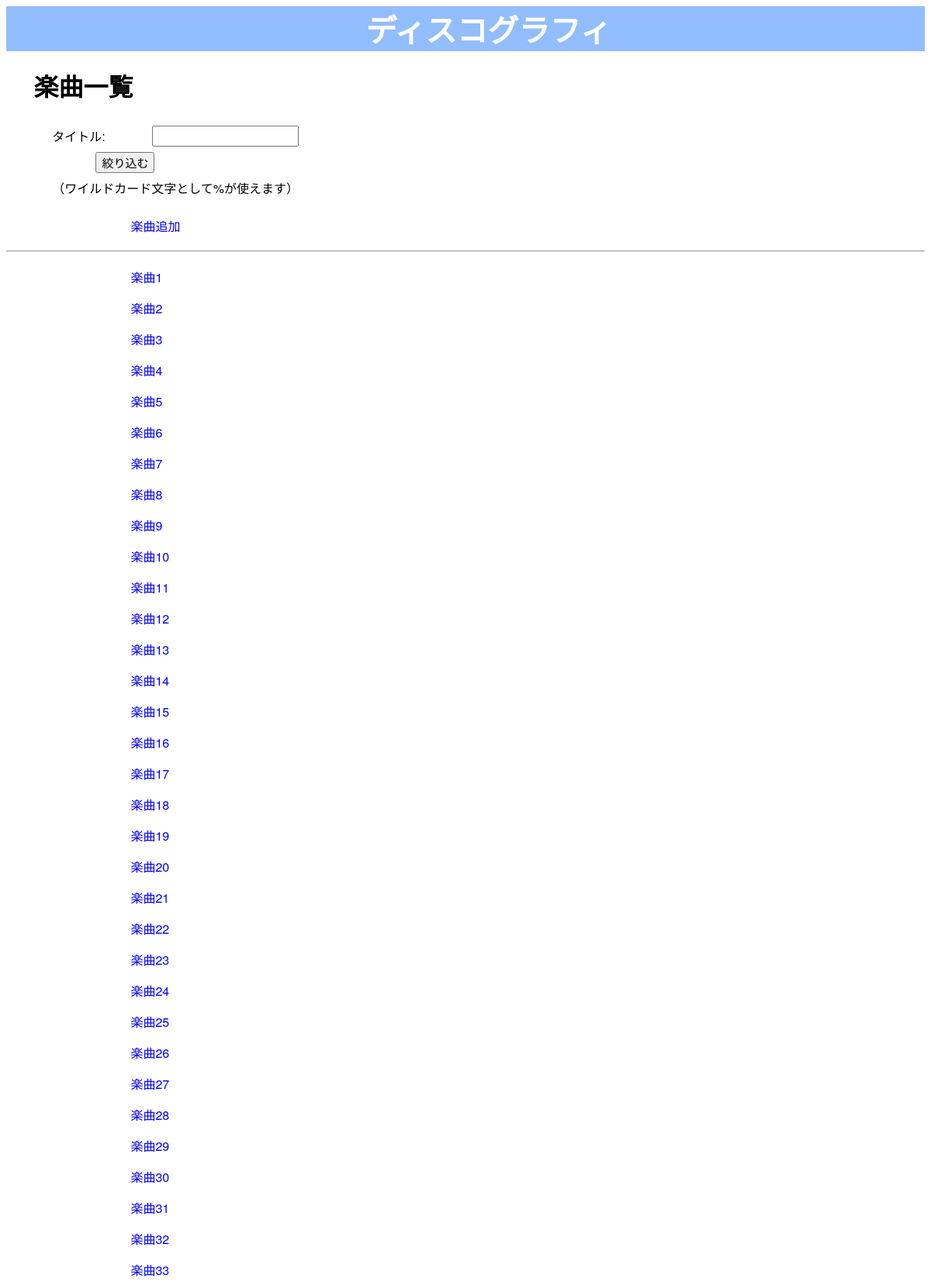
Screenshot of /songs (upper part) with the database file from the repository.
### tables this page shows
CREATE TABLE songs (
	id INTEGER,
	title VARCHAR,
	PRIMARY KEY (id)
);

### app.py (the view)
@app.route('/songs')
def songs() -> str:
    cur = get_db().cursor()
    songs = cur.execute('SELECT * FROM songs').fetchall()
    return render_template('songs.html', songs=songs)

### app.py (called while the page is built)
def get_db() -> sqlite3.Connection:
    db = getattr(g, '_database', None)
    if db is None:
        db = g._database = sqlite3.connect(DATABASE)
        db.execute('PRAGMA foreign_keys = ON')  # 外部キー制約を有効化
        db.row_factory = sqlite3.Row  # カラム名でアクセスできるよう設定変更
    return db

@app.teardown_appcontext
def close_connection(exception: Optional[BaseException]) -> None:
    db = getattr(g, '_database', None)
    if db is not None:
        db.close()

### templates/songs.html (shortened to what this page needs)
<html lang="ja">
  <head>
    <link rel="stylesheet" href="{{ url_for('static', filename='style.css')}}"/>
    <header>
      <h1><a href="{{url_for('index')}}">ディスコグラフィ</a></h1>
    </header>
  </head>
  <body>
    <h1>楽曲一覧</h1>
      <p>
        <form method="POST" action="{{url_for('songs_filtered')}}">
          タイトル: <input type="text" name="title_filter" value="{{ request.form.title_filter or '' }}" or ""><br>
          <input type="submit" value="絞り込む"><br>
          （ワイルドカード文字として%が使えます）
        </form>
      </p>
      <p>
        <a href="{{url_for('song_add')}}">楽曲追加</a><br>
        <hr style="margin-top: 20px; margin-bottom: 20px;">
      </p>
      {% for song in songs %}
        <p>
          <a href="{{ url_for('song', id=song.id) }}">{{ song.title or 'タイトルなし' }}</a>
        </p>
      {% endfor %}
  </body>
</html>

### static/style.css (style rules this page uses)
* { font-family: "Hiragino Kaku Gothic ProN", "Hiragino Sans", Meiryo, "Helvetica Neue", Arial, sans-serif; }
header a { color: white; text-decoration: none; font-size: 40px; }
h1 { text-indent: 3%; }
header h1 { text-indent: 0; }
p { margin-left: 9%; }
a { text-decoration: none; color: blue; margin-left: 5%; }
input { color: black; margin-left: 5%; font-size: 15px; }
form { margin-left: 5%; line-height: 40px; }

### rows the page displays
songs: title "楽曲1"
songs: title "楽曲2"
songs: title "楽曲3"
songs: title "楽曲4"
songs: title "楽曲5"
songs: title "楽曲6"
songs: title "楽曲7"
songs: title "楽曲8"
songs: title "楽曲9"
songs: title "楽曲10"
songs: title "楽曲11"
songs: title "楽曲12"
songs: title "楽曲13"
songs: title "楽曲14"
songs: title "楽曲15"
songs: title "楽曲16"
songs: title "楽曲17"
songs: title "楽曲18"
songs: title "楽曲19"
songs: title "楽曲20"
songs: title "楽曲21"
songs: title "楽曲22"
songs: title "楽曲23"
songs: title "楽曲24"
songs: title "楽曲25"
songs: title "楽曲26"
songs: title "楽曲27"
songs: title "楽曲28"
songs: title "楽曲29"
songs: title "楽曲30"
songs: title "楽曲31"
songs: title "楽曲32"
songs: title "楽曲33"
